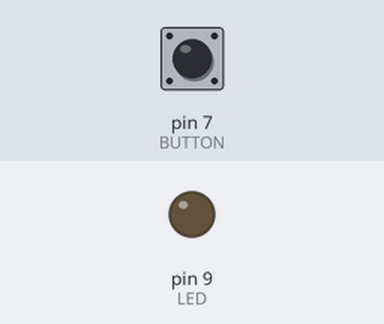
A sketch run on a simulated Arduino Uno, built with avr-gcc and run on an emulated ATmega328P. On the bench: output pins drawn as LEDs (lit = HIGH). The inputs (shaded band) are chosen by the test bench; at power-on: pin 7 (BUTTON) LOW.

Above: at 1.2 s.
1.3 s: pin 7 (BUTTON) pulled HIGH for 1 s
At 1.7 s:
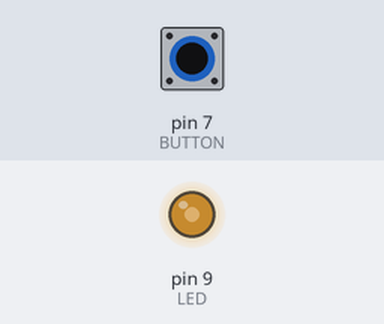
At 2.7 s:
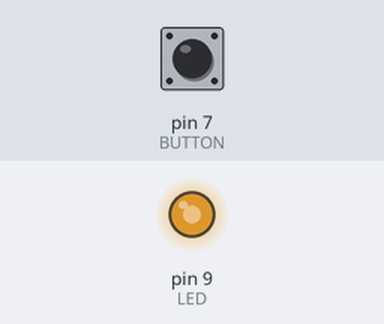
3.8 s: pin 7 (BUTTON) pulled HIGH for 0.15 s
At 4.1 s:
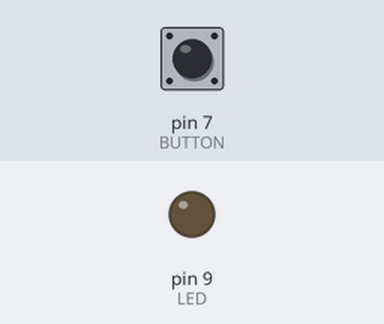
5.4 s: pin 7 (BUTTON) pulled HIGH for 3.2 s
Timing chart, 0 to 10.1 s (numbered marks = the images above; inputs shaded):
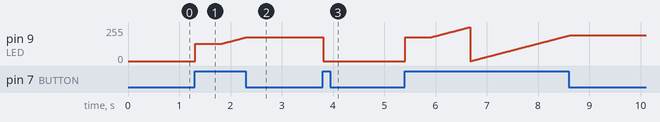

The sketch:

07_desvanecer_led_boton.ino
```cpp
//Código para desvanecer luz con botón presionado

const int LED = 9;     // Pin que usamos para el LED
const int BUTTON = 7;  // Pin que usamos para el botón
int val = 0;           // Guarda estado del input del pin
int old_val = 0;       // Guarda estado previo de val
int estado = 0;        // 0 es LED apagado, 1 es LED encendido
int brillo = 128;      // Guarda el valor del brillo
unsigned long startTime = 0;    // ¿Cuándo presionamos el botón?

void setup(){
  pinMode(LED, OUTPUT);
  pinMode(BUTTON, INPUT);
  }

void loop(){

  val = digitalRead(BUTTON); // Lea el valor del input y guardelo

  //Revisar si hubo una transición
  if ((val == HIGH) && (old_val == LOW)){

    estado = 1 - estado;    // Cambie el estado de apagado a encendido
                            // y viceversa

    startTime = millis();   // millis() es el reloj del Arduino y retorna
                            // cuántos milisegundos han transcurrido desde
                            // que el "board" ha sido "reseteado"

    // Esta es la línea que recuerda cuando
    // el botón fue presionado por
    // última vez
    delay(10);
    }

  //Revisar si el boton esta siendo presionado
  if ((val == HIGH) && (old_val == HIGH)){

    // Si el botón está presionado por más de  ms
    if(estado == 1 && (millis() - startTime) > 500){

      brillo++;  // Incremente el brillo por 1
      delay(10); // Retrase para evitar que el brillo
                 // cambie muy rápido

      if(brillo > 255){ // 255 es el máximo del brillo

        brillo = 0;     // Si llegamos a 255
                        // volvamos a cero
        }
      }
    }

  old_val = val;               // val ahora es viejo, guardemos el estado
  if(estado == 1){

    analogWrite(LED, brillo);  // Encender LED al nivel del birrlo actual

    } else {
      analogWrite(LED, 0);     // Apaguemos el LED
      }
  }
```

Measured:
- after the input at 1.3 s, pin 9 (LED): moves from 0/255 to 178/255 over 0.99 s, starting at once
- after the input at 3.8 s, pin 9 (LED): 178/255 → 0/255 at once
